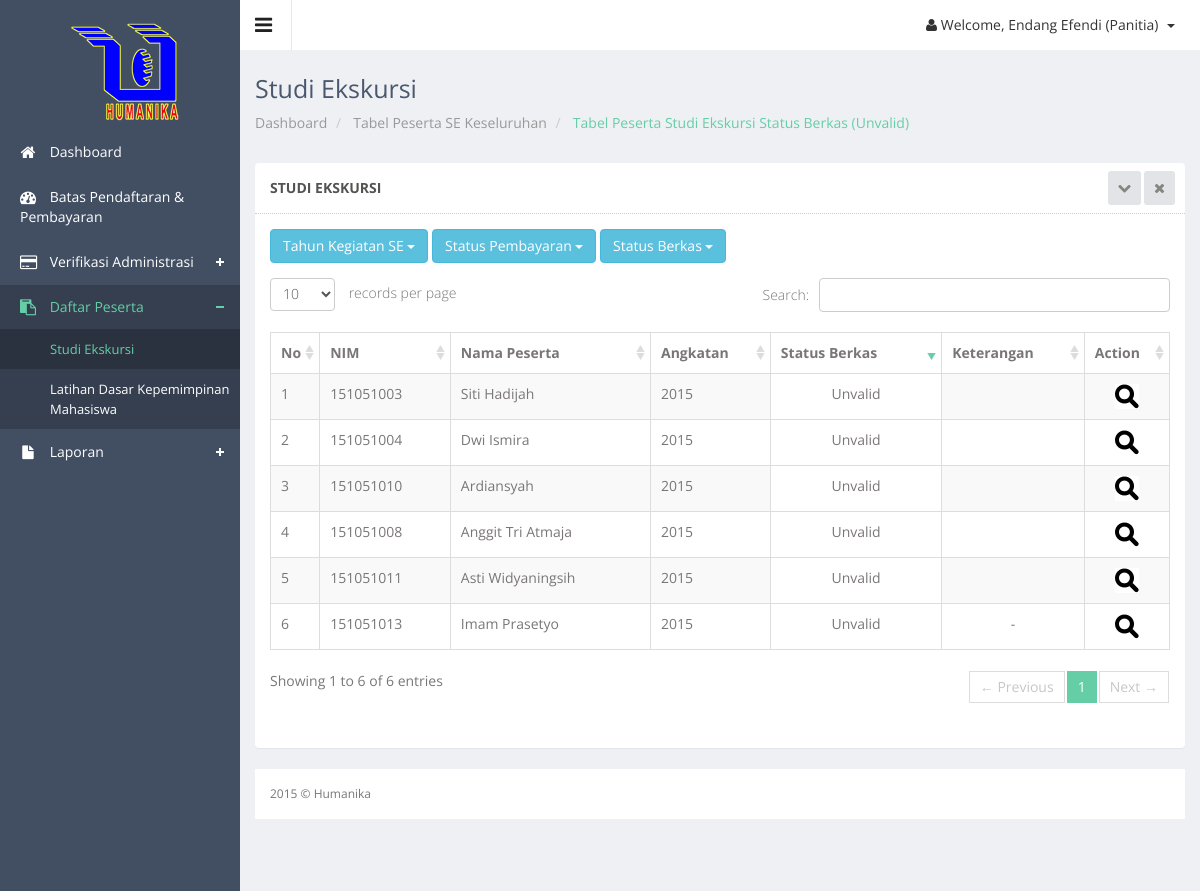
The app's page /panitia/se_data_berkas.php?stat=Unvalid (signed in) with its own data.
### tables this page shows
CREATE TABLE IF NOT EXISTS `peserta` (
  `id_peserta` int(11) NOT NULL,
  `id_detail` int(11) NOT NULL,
  `nim` char(9) NOT NULL,
  `ukuran_kaos` varchar(2) NOT NULL,
  `penyakit_bawaan` text NOT NULL,
  `notelp` varchar(12) NOT NULL,
  `alamat` text NOT NULL,
  `ktm` varchar(50) NOT NULL,
  `nama_ktm` varchar(50) NOT NULL,
  `size_ktm` varchar(10) NOT NULL,
  `type_ktm` varchar(50) NOT NULL,
  `krs` varchar(50) NOT NULL,
  `nama_krs` varchar(50) NOT NULL,
  `size_krs` varchar(10) NOT NULL,
  `type_krs` varchar(50) NOT NULL,
  `foto` varchar(50) NOT NULL,
  `nama_foto` varchar(50) NOT NULL,
  `size_foto` varchar(10) NOT NULL,
  `type_foto` varchar(50) NOT NULL,
  `password` varchar(20) NOT NULL,
  `status_bayar` enum('Belum Lunas','Lunas') NOT NULL,
  `status_berkas` enum('Unvalid','Valid') NOT NULL,
  `keterangan` varchar(50) NOT NULL,
  `tgl_pendaftaran` date NOT NULL,
  PRIMARY KEY (`id_peserta`),
  KEY `id_detail` (`id_detail`),
  KEY `id_detail_2` (`id_detail`),
  KEY `nim` (`nim`)
);

CREATE TABLE IF NOT EXISTS `mahasiswa` (
  `nim` char(9) NOT NULL,
  `nama_mhs` varchar(50) NOT NULL,
  `alamat_asal` varchar(100) NOT NULL,
  `alamat_jogja` varchar(100) NOT NULL,
  `jk` varchar(1) NOT NULL,
  `email` varchar(50) NOT NULL,
  `no_telp` varchar(12) NOT NULL,
  `jurusan` varchar(20) NOT NULL,
  `tempat_lahir` varchar(50) NOT NULL,
  `tgl_lahir` date NOT NULL,
  `asal_sekolah` varchar(50) NOT NULL,
  `agama` varchar(50) NOT NULL,
  `goldar` varchar(2) NOT NULL,
  `angkatan` varchar(4) NOT NULL,
  PRIMARY KEY (`nim`)
);

### controller/koneksi.php (called while the page is built, shortened)
<?php
class Database {
    private static $dbName = 'humanika' ;
    private static $dbHost = 'localhost' ;
    private static $dbUsername = 'root';
    private static $dbUserPassword = 'rizalex';
    private static $con = null;
    public static function connect() {
        if ( null == self::$con ) {
            try {
                self::$con =  new PDO( "mysql:host=".self::$dbHost.";"."dbname=".self::$dbName,
                        self::$dbUsername, self::$dbUserPassword);
            }
            catch(PDOException $e) {
                die($e->getMessage());
            }
        }
        return self::$con;
    }
}
?>

### controller/peserta-control.php (called while the page is built, shortened)
<?php
include_once 'koneksi.php';
class PesertaController {
    private $koneksi;
    public function __construct() {
        $this->koneksi = Database::connect();
    }
	public function DaftarSEBerkas($status) {
        try {
            $sst = $this->koneksi->prepare("SELECT * FROM peserta join mahasiswa using(nim) natural join keg_jenis_detail natural join keg_jenis where ket='SE' && status_berkas='$status'");
            $sst->execute();
            return $r = $sst->fetchAll(PDO::FETCH_OBJ);
            $this->koneksi = Database::disconnect();
        } catch (PDOException $exc) {
            echo $exc->getMessage();
        }
    }
}
?>

### panitia/se_data_berkas.php (the view, shortened to what this page needs)
<?php
$stat=$_GET['stat'];
$thn=$_GET['tahun'];
?>
<!DOCTYPE html>
<html lang="en">
<head>
  <link href="../js/advanced-datatable/css/demo_page.css" rel="stylesheet" />
  <link href="../js/advanced-datatable/css/demo_table.css" rel="stylesheet" />
  <link rel="stylesheet" href="../js/data-tables/DT_bootstrap.css" />
  <link href="../css/style.css" rel="stylesheet">
  <link href="../css/style-responsive.css" rel="stylesheet">
</head>
<body class="sticky-header">
<section>
    <div class="left-side sticky-left-side">
        <div class="logo">
            <a href="index.php"><img src="../images/logohm.png" alt=""></a>
        </div>
        <div class="left-side-inner">
            <ul class="nav nav-pills nav-stacked custom-nav">
                <li ><a href="index.php"><i class="fa fa-home"></i> <span>Dashboard</span></a></li>
				<li><a href="batas_pendaftaran.php"><i class="fa fa-dashboard"></i> <span>Batas Pendaftaran & Pembayaran</span></a></li>
				<li class="menu-list"><a href="#"><i class="fa fa-credit-card"></i> <span>Verifikasi Administrasi</span></a>
				</li>
				<li class="menu-list nav-active"><a href="#"><i class="fa fa-clipboard"></i> <span>Daftar Peserta</span></a>
					<ul class="sub-menu-list">
						<li class="active"><a href="se_data.php"> Studi Ekskursi</a></li>
						<li ><a href="ldkm_data.php"> Latihan Dasar Kepemimpinan Mahasiswa</a></li>
					</ul>
				</li>
				<li class="menu-list "><a href="#"><i class="fa fa-file"></i> <span>Laporan</span></a>
				</li>
            </ul>
        </div>
    </div>
    <div class="main-content" >
        <div class="header-section">
        <a class="toggle-btn"><i class="fa fa-bars"></i></a>
        <div class="menu-right">
            <ul class="notification-menu">
                <li>
                    <a href="#" class="btn btn-default dropdown-toggle" data-toggle="dropdown">
                        <i class="fa fa-user"></i>
                        Welcome, <?php
                                echo $_SESSION['nm_usr_panitia'];
                            ?> (Panitia)
                        <span class="caret"></span>
                    </a>
                </li>
            </ul>
        </div>
        </div>
        <div class="page-heading">
            <h3>
                Studi Ekskursi
            </h3>
            <ul class="breadcrumb">
                <li>
                    <a href="index.php"> Dashboard</a>
                </li>
				<li>
                    <a href="se_data.php"> Tabel Peserta SE Keseluruhan</a>
                </li>
                <li class="active"> Tabel Peserta Studi Ekskursi Status Berkas (<?php echo $stat;?>)</li>
            </ul>
        </div>
        <div class="wrapper">
        <div class="row">
        <div class="col-sm-12">
        <section class="panel">
        <header class="panel-heading">
            Studi Ekskursi
            <span class="tools pull-right">
                <a href="javascript:;" class="fa fa-chevron-down"></a>
                <a href="javascript:;" class="fa fa-times"></a>
             </span>
        </header>
		<?php
			include_once '../controller/peserta-control.php';
			$client = new PesertaController();
			$hasil = $client->DaftarSEBerkas($stat);
			$no=1;
			if(empty($thn)){
		?>
        <div class="panel-body">
		<div class="btn-group">
            <button data-toggle="dropdown" class="btn btn-info dropdown-toggle" type="button">Tahun Kegiatan SE <span class="caret"></span></button>
        </div>
		<div class="btn-group">
            <button data-toggle="dropdown" class="btn btn-info dropdown-toggle" type="button">Status Pembayaran <span class="caret"></span></button>
        </div>
		<div class="btn-group">
            <button data-toggle="dropdown" class="btn btn-info dropdown-toggle" type="button">Status Berkas <span class="caret"></span></button>
        </div>
        <div class="adv-table">
        <table  class="display table table-bordered table-striped" id="dynamic-table">
        <thead>
        <tr>
            <th>No</th>
            <th>NIM</th>
			<th>Nama Peserta</th>
			<th>Angkatan</th>
			<th>Status Berkas</th>
			<th>Keterangan</th>
            <th class="center hidden-phone">Action</th>
        </tr>
        </thead>
        <tbody>
		 <?php
        foreach($hasil as $dat){
        echo "
        <tr class='gradeX'>
            <td>".$no++."</td>
			<td>$dat->nim</td>
			<td>$dat->nama_mhs</td>
			<td>$dat->angkatan</td>
			<td class='center hidden-phone'>$dat->status_berkas</td>
			<td class='center hidden-phone'>$dat->keterangan</td>
            <td class='center hidden-phone'>
				<a href='se_peserta_detail.php?id=$dat->id_peserta'><img src='../images/detail.gif' ></a></td>
        </tr>";
		}?>
        </tbody>
        </table>
        </div>
        </div><?php } ?>
        </section>
        </div>
        </div>
        <footer>
            2015 &copy; Humanika
        </footer>
    </div>
</section>
</body>
</html>

### js/advanced-datatable/css/demo_table.css (style rules this page uses)
table.display { margin: 0 auto; clear: both; width: 100%; }
table.display thead th { padding: 3px 18px 3px 10px; border-bottom: 1px solid black; font-weight: bold; cursor: pointer; * cursor: hand; }
table.display td { padding: 3px 10px; }
table.display td.center { text-align: center; }
.sorting_desc { background: url('../images/sort_desc.png') no-repeat center right; }
.sorting { background: url('../images/sort_both.png') no-repeat center right; }
table.display tr.odd.gradeX { background-color: #ffdddd; }
table.display tr.even.gradeX { background-color: #ffeeee; }
tr.odd { background-color: #E2E4FF; }
tr.even { background-color: white; }
tr.odd td.sorting_1 { background-color: #D3D6FF; }
tr.even td.sorting_1 { background-color: #EAEBFF; }
tr.odd.gradeX td.sorting_1 { background-color: #ffc4c4; }
tr.even.gradeX td.sorting_1 { background-color: #ffd5d5; }
table.display tr.gradeX { background-color: #ffdddd; }

### records on screen
peserta: nim "151051003", nim.nama_mhs "Siti Hadijah", nim.angkatan "2015", status_berkas "Unvalid"
peserta: nim "151051004", nim.nama_mhs "Dwi Ismira", nim.angkatan "2015", status_berkas "Unvalid"
peserta: nim "151051010", nim.nama_mhs "Ardiansyah", nim.angkatan "2015", status_berkas "Unvalid"
peserta: nim "151051008", nim.nama_mhs "Anggit Tri Atmaja", nim.angkatan "2015", status_berkas "Unvalid"
peserta: nim "151051011", nim.nama_mhs "Asti Widyaningsih", nim.angkatan "2015", status_berkas "Unvalid"
peserta: nim "151051013", nim.nama_mhs "Imam Prasetyo", nim.angkatan "2015", status_berkas "Unvalid", keterangan "-"

### other values on screen
$_SESSION['nm_usr_panitia'] "Endang Efendi"
$stat "Unvalid"
